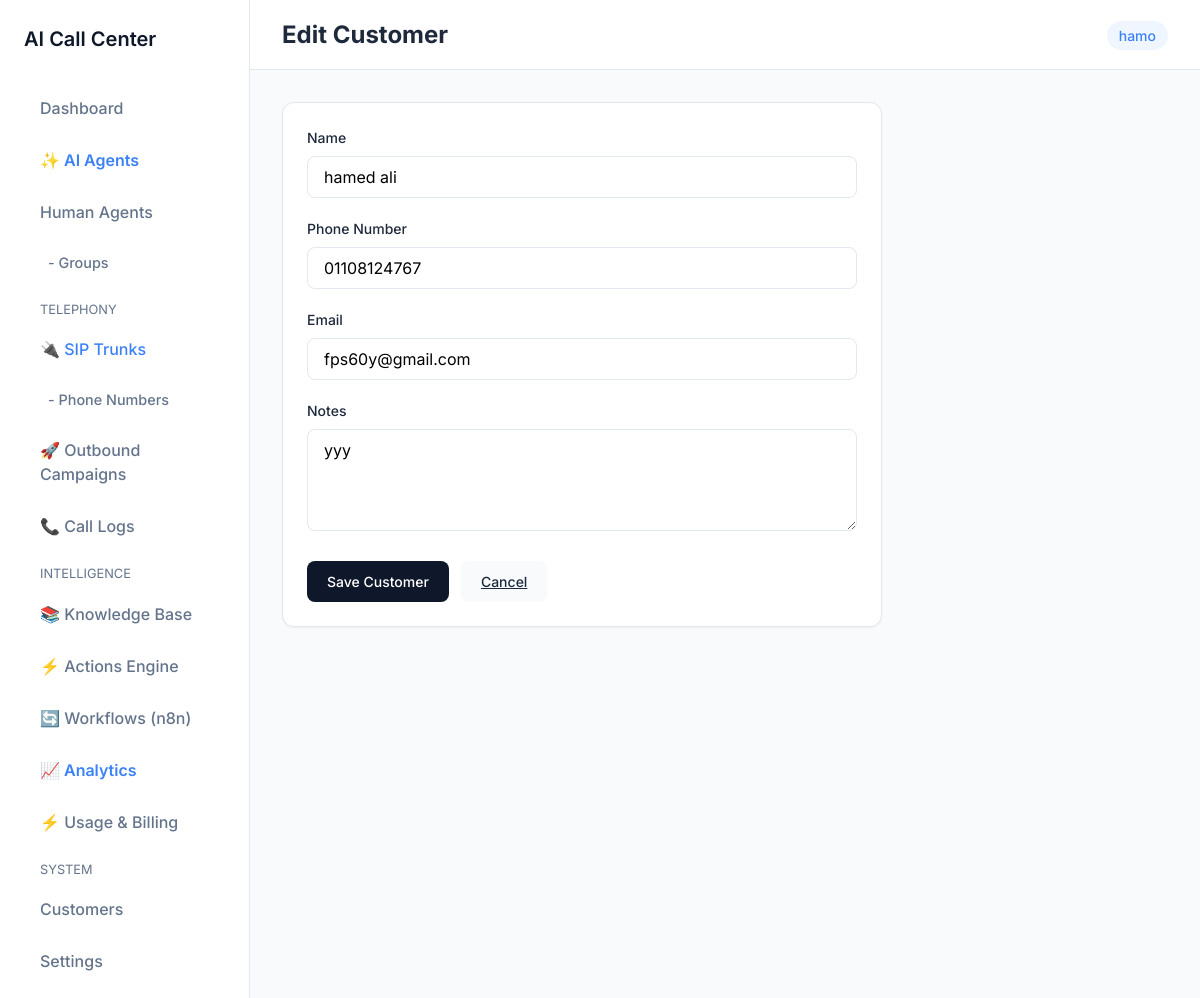
Page /customers/1/edit/ (signed in) on the committed database.
### organizations/models.py (models this page shows, shortened)
class Organization(models.Model):
    name = models.CharField(_("Organization Name"), max_length=255)
    domain = models.CharField(_("Domain"), max_length=255, unique=True, null=True, blank=True)
    is_active = models.BooleanField(default=True)
    created_at = models.DateTimeField(auto_now_add=True)
    updated_at = models.DateTimeField(auto_now=True)

### customers/models.py (models this page shows, shortened)
class Customer(TenantAwareModel):
    name = models.CharField(max_length=255)
    phone_number = models.CharField(max_length=20, blank=True, null=True)
    email = models.EmailField(blank=True, null=True)
    notes = models.TextField(blank=True, null=True)
    created_at = models.DateTimeField(auto_now_add=True)
    updated_at = models.DateTimeField(auto_now=True)

### customers/views.py (the view)
# urls.py: path('<int:pk>/edit/', views.CustomerUpdateView.as_view(), name='customer_update'),
class CustomerUpdateView(LoginRequiredMixin, UpdateView):
    model = Customer
    fields = ['name', 'phone_number', 'email', 'notes']
    template_name = 'customers/customer_form.html'
    success_url = reverse_lazy('customer_list')

### core/context_processors.py (called while the page is built)
def current_organization(request):
    if hasattr(request, 'organization') and request.organization:
        return {'current_organization': request.organization}
    return {'current_organization': None}

### core/models.py (called while the page is built)
def get_current_organization():
    return getattr(_thread_locals, 'organization', None)

def set_current_organization(organization):
    _thread_locals.organization = organization

    def get_queryset(self):
        org = get_current_organization()
        if org:
            return super().get_queryset().filter(organization=org)
        return super().get_queryset()

### customers/templates/customers/customer_form.html (shortened to what this page needs)
{% extends 'core/base.html' %}
{% block page_title %}{% if object %}Edit Customer{% else %}Add Customer{% endif %}{% endblock %}
{% block content %}
<div class="card" style="max-width: 600px;">
    <form method="post">
        <div class="form-group">
            <label class="form-label" for="id_name">Name</label>
            <input class="form-control" type="text" name="name" id="id_name" value="{{ form.name.value|default_if_none:'' }}" required>
        </div>
        <div class="form-group">
            <label class="form-label" for="id_phone_number">Phone Number</label>
            <input class="form-control" type="text" name="phone_number" id="id_phone_number" value="{{ form.phone_number.value|default_if_none:'' }}">
        </div>
        <div class="form-group">
            <label class="form-label" for="id_email">Email</label>
            <input class="form-control" type="email" name="email" id="id_email" value="{{ form.email.value|default_if_none:'' }}">
        </div>
        <div class="form-group">
            <label class="form-label" for="id_notes">Notes</label>
            <textarea class="form-control" name="notes" id="id_notes" rows="4">{{ form.notes.value|default_if_none:'' }}</textarea>
        </div>
        <div style="display: flex; gap: 12px; margin-top: 24px;">
            <button type="submit" class="btn btn-primary">Save Customer</button>
            <a href="{% url 'customer_list' %}" class="btn" style="background: var(--bg-color); color: var(--text-primary);">Cancel</a>
        </div>
    </form>
</div>
{% endblock %}

### core/templates/core/base.html (shortened to what this page needs)
{% load static %}
<!DOCTYPE html>
<html lang="en">
<head>
    <link rel="stylesheet" href="{% static 'core/css/style.css' %}">
</head>
<body>
    <div class="app-container">
        <aside class="sidebar">
            <a href="/" class="sidebar-logo">AI Call Center</a>
            <ul class="nav-links">
                <li class="nav-item">
                    <a href="{% url 'dashboard' %}" class="nav-link">Dashboard</a>
                </li>
                <li class="nav-item">
                    <a href="{% url 'ai_agent_list' %}" class="nav-link" style="color: var(--accent-color); font-weight: 600;">✨ AI Agents</a>
                </li>
                <li class="nav-item">
                    <a href="{% url 'agent_list' %}" class="nav-link">Human Agents</a>
                </li>
                <li class="nav-item">
                    <a href="{% url 'agent_group_list' %}" class="nav-link" style="padding-left: 24px; font-size: 0.9em;">- Groups</a>
                </li>
                <li class="nav-item" style="margin-top: 16px; font-size: 0.8em; text-transform: uppercase; color: var(--text-secondary); padding: 0 16px;">Telephony</li>
                <li class="nav-item">
                    <a href="{% url 'sip_trunk_list' %}" class="nav-link" style="color: var(--accent-color);">🔌 SIP Trunks</a>
                </li>
                <li class="nav-item">
                    <a href="{% url 'phone_number_list' %}" class="nav-link" style="padding-left: 24px; font-size: 0.9em;">- Phone Numbers</a>
                </li>
                <li class="nav-item">
                    <a href="{% url 'campaign-list' %}" class="nav-link">🚀 Outbound Campaigns</a>
                </li>
                <li class="nav-item">
                    <a href="{% url 'call_log_list' %}" class="nav-link">📞 Call Logs</a>
                </li>
                <li class="nav-item" style="margin-top: 16px; font-size: 0.8em; text-transform: uppercase; color: var(--text-secondary); padding: 0 16px;">Intelligence</li>
                <li class="nav-item">
                    <a href="{% url 'knowledge_document_list' %}" class="nav-link">📚 Knowledge Base</a>
                </li>
                <li class="nav-item">
                    <a href="{% url 'action_definition_list' %}" class="nav-link">⚡ Actions Engine</a>
                </li>
                <li class="nav-item">
                    <a href="{% url 'workflow_list' %}" class="nav-link">🔄 Workflows (n8n)</a>
                </li>
                <li class="nav-item">
                    <a href="{% url 'analytics_dashboard' %}" class="nav-link" style="color: var(--accent-color); font-weight: 600;">📈 Analytics</a>
                </li>
                <li class="nav-item">
                    <a href="{% url 'usage_dashboard' %}" class="nav-link">⚡ Usage & Billing</a>
                </li>
                <li class="nav-item" style="margin-top: 16px; font-size: 0.8em; text-transform: uppercase; color: var(--text-secondary); padding: 0 16px;">System</li>
                <li class="nav-item">
                    <a href="{% url 'customer_list' %}" class="nav-link">Customers</a>
                </li>
                <li class="nav-item">
                    <a href="{% url 'settings_update' %}" class="nav-link">Settings</a>
                </li>
            </ul>
        </aside>
        <main class="main-content">
            <header class="topbar">
                <div class="topbar-left">
                    <h2 class="page-title">{% block page_title %}Dashboard{% endblock %}</h2>
                </div>
                <div class="topbar-right">
                    {% if current_organization %}
                        <span class="organization-badge">{{ current_organization.name }}</span>
                    {% else %}
                        <span class="organization-badge">Global Admin</span>
                    {% endif %}
                </div>
            </header>
            <div class="content-area">
                {% block content %}
                {% endblock %}
            </div>
        </main>
    </div>
</body>
</html>

### core/static/core/css/style.css (style rules this page uses)
:root { --bg-color: #f8fafc; --surface-color: #ffffff; --primary-color: #0f172a; --text-primary: #1e293b; --text-secondary: #64748b; --border-color: #e2e8f0; --accent-color: #3b82f6; --radius-lg: 12px; --radius-md: 8px; --shadow-sm: 0 1px 2px 0 rgb(0 0 0 / 0.05); --shadow-md: 0 4px 6px -1px rgb(0 0 0 / 0.1), 0 2px 4px -2px rgb(0 0 0 / 0.1); --transition: all 0.2s ease-in-out; }
* { box-sizing: border-box; margin: 0; padding: 0; }
body { font-family: 'Inter', sans-serif; background-color: var(--bg-color); color: var(--text-primary); line-height: 1.5; display: flex; min-height: 100vh; }
.app-container { display: flex; width: 100%; }
.sidebar { width: 250px; background-color: var(--surface-color); border-right: 1px solid var(--border-color); padding: 24px; display: flex; flex-direction: column; }
.sidebar-logo { font-size: 1.25rem; font-weight: 600; color: var(--primary-color); margin-bottom: 32px; text-decoration: none; }
.nav-links { list-style: none; }
.nav-item { margin-bottom: 8px; }
.nav-link { text-decoration: none; color: var(--text-secondary); font-weight: 500; padding: 10px 16px; border-radius: var(--radius-md); display: block; transition: var(--transition); }
.main-content { flex: 1; display: flex; flex-direction: column; }
.topbar { height: 70px; background-color: var(--surface-color); border-bottom: 1px solid var(--border-color); display: flex; align-items: center; justify-content: space-between; padding: 0 32px; }
.organization-badge { background: #eff6ff; color: var(--accent-color); padding: 6px 12px; border-radius: 20px; font-size: 0.875rem; font-weight: 500; }
.content-area { padding: 32px; overflow-y: auto; }
.card { background: var(--surface-color); border-radius: var(--radius-lg); padding: 24px; box-shadow: var(--shadow-sm); border: 1px solid var(--border-color); transition: var(--transition); }
.form-group { margin-bottom: 20px; }
.form-label { display: block; margin-bottom: 8px; font-weight: 500; color: var(--text-primary); font-size: 0.875rem; }
.form-control { width: 100%; padding: 10px 16px; border: 1px solid var(--border-color); border-radius: var(--radius-md); font-family: inherit; font-size: 1rem; transition: var(--transition); }
.btn { display: inline-flex; align-items: center; justify-content: center; padding: 10px 20px; border-radius: var(--radius-md); font-weight: 500; cursor: pointer; transition: var(--transition); border: none; font-family: inherit; font-size: 0.875rem; }
.btn-primary { background-color: var(--primary-color); color: white; }

### rows in the picture
Organization: name "hamo"
Customer: name "hamed ali", phone_number "01108124767", email "fps60y@gmail.com", notes "yyy"
